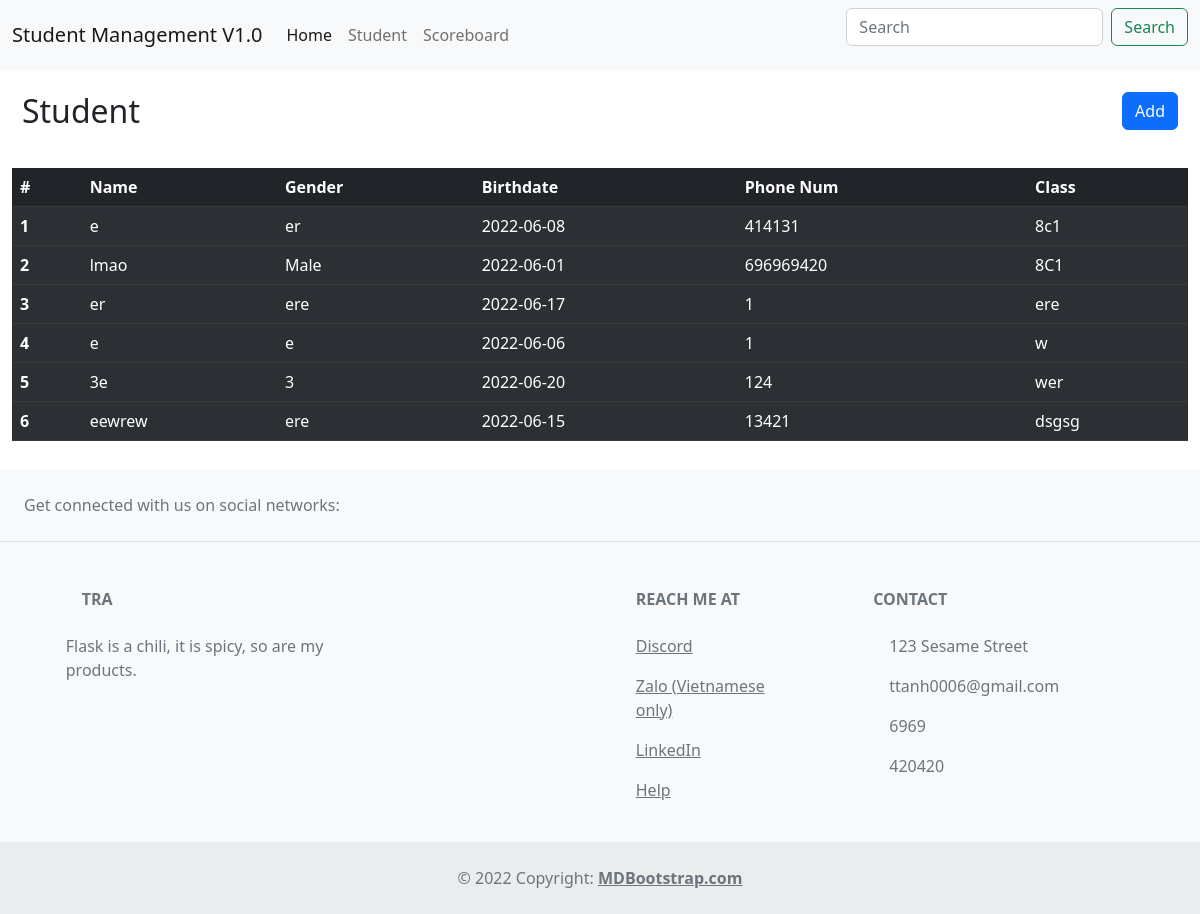
Page /student on the committed database.
### app.py (models this page shows, shortened)
class Student(db.Model):
    id = db.Column(db.Integer, primary_key=True)
    name = db.Column(db.String(69))
    birthdate = db.Column(db.Date)
    gender = db.Column(db.String(10))
    pnumber = db.Column(db.Integer)
    classnum = db.Column(db.String(50))

### app.py (the view)
@app.route('/student')
def student():
    data = Student.query.all()
    return render_template('/student/student_list.html', students=data)

### templates/student/student_list.html
{% extends 'base.html' %}
{% block main %}
<div class="container-fluid" style="padding: 10px;">
    <div class="row">
        <div class="col text-start">
          <h2>Student</h2>
        </div>
        <div class="col text-end">
          <a href='/student/add'><button type="button" class="btn btn-primary">Add</button></a>
        </div>
      </div>
  </div>
<div style="height: 20px;"></div>
<table class="table table-dark table-striped">
    <thead>
      <tr>
        <th>#</th>
        <th>Name</th>
        <th>Gender</th>
        <th>Birthdate</th>
        <th>Phone Num</th>
        <th>Class</th>
      </tr>
    </thead>
    {% for student in students %}
    <tbody>
      <th scope="row">{{student.id}}</th>
        <td>{{student.name}}</td>
        <td>{{student.gender}}</td>
        <td>{{student.birthdate}}</td>
        <td>{{student.pnumber}}</td>
        <td>{{student.classnum}}</td>
    </tbody>
    {% endfor %}
  </table>
  {% endblock main %}

### rows in the picture
Student: id "1", name "e", gender "er", birthdate "2022-06-08", pnumber "414131", classnum "8c1"
Student: id "2", name "lmao", gender "Male", birthdate "2022-06-01", pnumber "696969420", classnum "8C1"
Student: id "3", name "er", gender "ere", birthdate "2022-06-17", pnumber "1", classnum "ere"
Student: id "4", name "e", gender "e", birthdate "2022-06-06", pnumber "1", classnum "w"
Student: id "5", name "3e", gender "3", birthdate "2022-06-20", pnumber "124", classnum "wer"
Student: id "6", name "eewrew", gender "ere", birthdate "2022-06-15", pnumber "13421", classnum "dsgsg"
